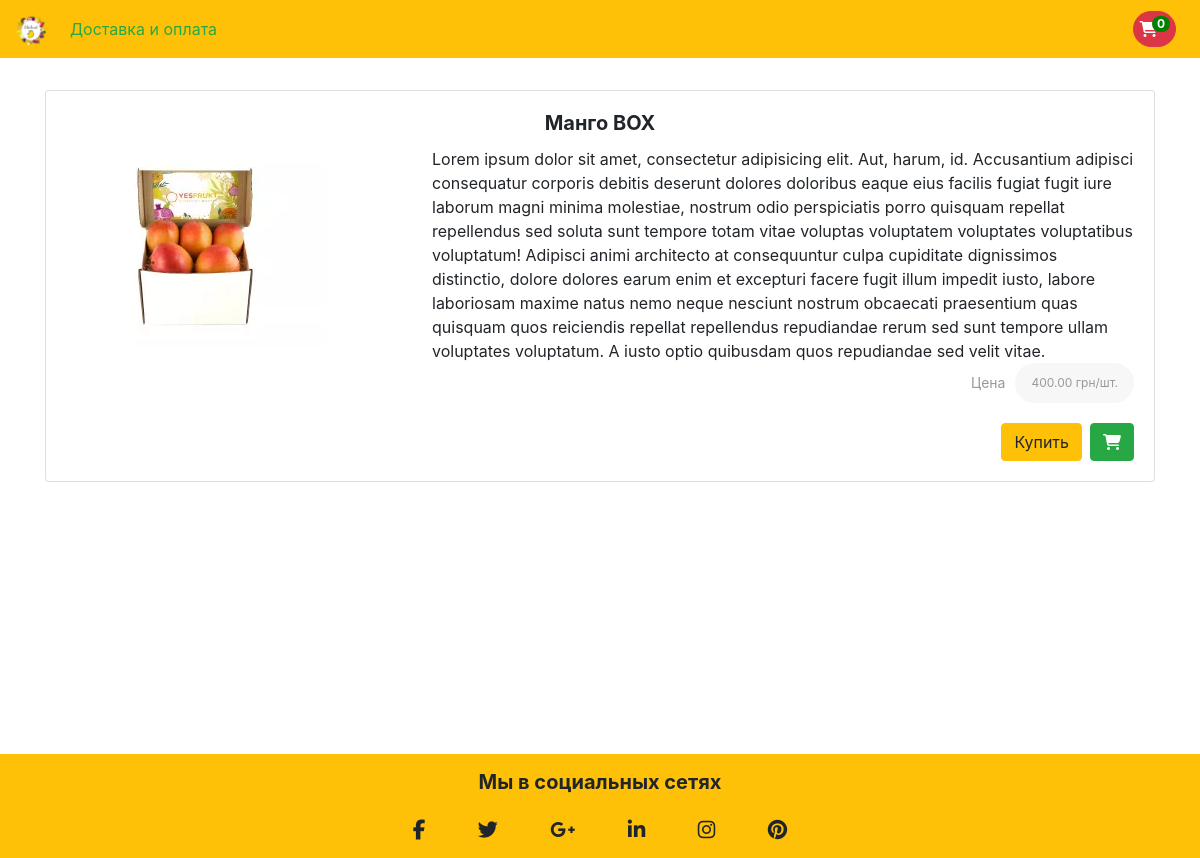
Screenshot of /products/10 with the database file from the repository.
### main/models.py (models this page shows, shortened)
class Product(models.Model):
    name = models.CharField(max_length=200, db_index=True)
    image = models.ImageField(upload_to='products')
    description = models.TextField(blank=True)
    price = models.DecimalField(max_digits=10, decimal_places=2)
    stock = models.PositiveIntegerField()
    available = models.BooleanField(default=True)
    created = models.DateTimeField(auto_now_add=True)
    updated = models.DateTimeField(auto_now=True)
    category = models.ForeignKey(Category, related_name='products', null=True, on_delete=models.SET_NULL)
    class Meta:
        ordering = ('-created',)
        index_together = (('id', ),)
    def __str__(self):
        return self.name

### main/views.py (the view)
# urls.py: path('products/<int:product_id>', views.product, name='product'),
def product(request, product_id):
    product_object = get_object_or_404(Product, pk=product_id)
    template_url = 'main/pages/product.html'
    context = {
        'product': product_object,
        'hide_search': True
    }
    return render(request, template_url, context)

### main/templates/main/pages/product.html (shortened to what this page needs)
{% extends 'main/index.html' %}
{% block content %}
    <div class="product-wrapper mt-xl-3">
        <div class="card">
            <div class="card-body">
                <h5 class="card-title text-center">
                    <strong>{{ product }}</strong>
                </h5>
                <div class="row">
                    <div class="col-sm-4">
                        <div class="image-wrapper">
                            <img src="{{ product.image.url }}" alt="{{ product }}">
                        </div>
                    </div>
                    <div class="col-sm-8 d-flex align-items-center">
                        <span>{{ product.description }}</span>
                    </div>
                </div>
                <div class="product__price d-flex justify-content-end">
                    <strong>Цена</strong>
                    <div class="price">
                        <div class="price__current">
                            <span>{{ product.price }}</span>
                            грн/шт.
                        </div>
                    </div>
                </div>
                <div class="card-actions d-flex justify-content-end">
                    <button onclick="buyProduct({{ product.id }})" class="btn btn-warning mx-2">Купить</button>
                    <button onclick="addProductToCart(event, {{ product.id }})"
                            class="btn btn-success"
                            id="btn_{{ product.id }}"
                    >
                        <span class="cart-btn fa fa-shopping-cart"></span>
                    </button>
                </div>
            </div>
        </div>
    </div>
{% endblock %}

### main/static/main/css/index.css (style rules this page uses)
* { margin: 0; padding: 0; box-sizing: border-box; }
.product__price { display: flex; align-items: center; border-radius: 24px; margin: auto 0 20px; justify-content: center; }
.product__price > strong { font-size: 14px; line-height: 1; margin: 0 10px 0 0; color: #999; font-weight: normal; }
.product__price .price__current { position: relative; padding: 0 16px; line-height: 40px; font-size: 12px; background: rgba(223,223,223,0.25); border-radius: 24px; color: #999; }

### rows the page displays
Product: name "Манго BOX", image (picture), description "Lorem ipsum dolor sit amet, consectetur adipisicing elit. Aut, harum, id. Accusantium adipisci consequatur corporis debitis deserunt dolores doloribus eaque eius facilis fugiat fugit iure laborum magni minima molestiae, nostrum odio perspiciatis porro quisquam repellat repellendus sed soluta sunt tempore totam vitae voluptas voluptatem voluptates voluptatibus voluptatum! Adipisci animi architecto at consequuntur culpa cupiditate dignissimos distinctio, dolore dolores earum enim et excepturi facere fugit illum impedit iusto, labore laboriosam maxime natus nemo neque nesciunt nostrum obcaecati praesentium quas quisquam quos reiciendis repellat repellendus repudiandae rerum sed sunt tempore…", price "400.00"
